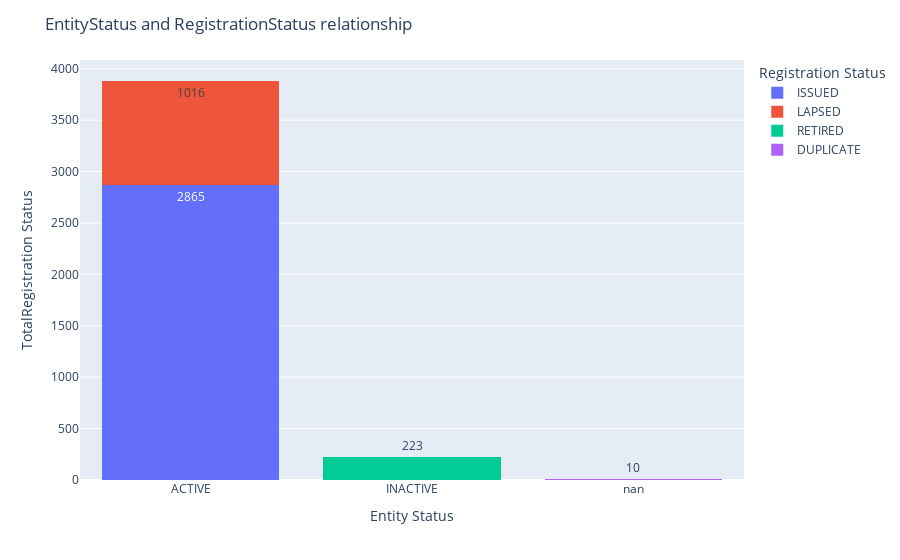

This figure's notebook cell:
### Markdown cell above
**Entity.EntityStatus:**

ACTIVE - As of the last report or update, the Legal Entity reported that it was legally registered and operating.

INACTIVE - It has been determined that the Entity that was assigned the LEI is no longer legally registered and/or operating, whether as a result of business closure, acquisition by or merger with another (or new) Entity, or determination of illegitimacy.

new NULL - The entity status is not applicable.

**Registration.RegistrationStatus**

PENDING_VALIDATION - An application for an LEI that has been submitted and which is being processed and validated

ISSUED - An LEI Registration that has been validated and issued, and which identifies an Entity that was an operating Legal Entity as of the last update

DUPLICATE - An LEI Registration that has been determined to be a duplicate registration of the same Legal Entity as another LEI Registration; the DUPLICATE status is assigned to the non-surviving registration (i.e. the LEI that should no longer be used)

LAPSED - An LEI registration that has not been renewed by the NextRenewalDate and is not known by public sources to have ceased operation

deprecated MERGED - An LEI registration for an Entity that has been merged into another Legal Entity, such that this Legal Entity no longer exists as an operating Entity

RETIRED - An LEI registration for an Entity that has ceased operation, without having been merged into another Entity

ANNULLED - An LEI registration that was marked as erroneous or invalid after it was issued

CANCELLED - An LEI registration that was abandoned prior to issuance of an LEI
TRANSFERRED - An LEI registration that has been transferred to a different LOU as the managing LOU

PENDING_TRANSFER - An LEI registration that has been requested to be transferred to another LOU. The request is being processed at the sending LOU

PENDING_ARCHIVAL - An LEI registration is about to be transferred to a different LOU, after which its registration status will revert to a non-pending status

### Code cell
fig = px.histogram(data_frame=plc_gb,
                    x='Entity.EntityStatus', 
                    color='Registration.RegistrationStatus',
                    text_auto=True,
                    barmode='stack',
                    histfunc='count')

fig.update_layout(title = 'EntityStatus and RegistrationStatus relationship',
                  xaxis_title="Entity Status",
                  yaxis_title="TotalRegistration Status", 
                  legend_title='Registration Status')
fig.show()

### Figure 1 — Plotly figure (JSON) as saved in the notebook; plotly's stock layout.template omitted (floating-point values rounded to 4 significant figures; data arrays with more than 128 entries replaced by an {"elided": "..."} marker saying what was removed)
{"data": [{"alignmentgroup": "True", "bingroup": "x", "histfunc": "count", "hovertemplate": "Registration.RegistrationStatus=ISSUED<br>Entity.EntityStatus=%{x}<br>count=%{y}<extra></extra>", "legendgroup": "ISSUED", "marker": {"color": "#636efa", "pattern": {"shape": ""}}, "name": "ISSUED", "offsetgroup": "ISSUED", "orientation": "v", "showlegend": true, "texttemplate": "%{value}", "type": "histogram", "x": {"elided": "2865 str values"}, "xaxis": "x", "yaxis": "y"}, {"alignmentgroup": "True", "bingroup": "x", "histfunc": "count", "hovertemplate": "Registration.RegistrationStatus=LAPSED<br>Entity.EntityStatus=%{x}<br>count=%{y}<extra></extra>", "legendgroup": "LAPSED", "marker": {"color": "#EF553B", "pattern": {"shape": ""}}, "name": "LAPSED", "offsetgroup": "LAPSED", "orientation": "v", "showlegend": true, "texttemplate": "%{value}", "type": "histogram", "x": {"elided": "1016 str values"}, "xaxis": "x", "yaxis": "y"}, {"alignmentgroup": "True", "bingroup": "x", "histfunc": "count", "hovertemplate": "Registration.RegistrationStatus=RETIRED<br>Entity.EntityStatus=%{x}<br>count=%{y}<extra></extra>", "legendgroup": "RETIRED", "marker": {"color": "#00cc96", "pattern": {"shape": ""}}, "name": "RETIRED", "offsetgroup": "RETIRED", "orientation": "v", "showlegend": true, "texttemplate": "%{value}", "type": "histogram", "x": {"elided": "223 str values"}, "xaxis": "x", "yaxis": "y"}, {"alignmentgroup": "True", "bingroup": "x", "histfunc": "count", "hovertemplate": "Registration.RegistrationStatus=DUPLICATE<br>Entity.EntityStatus=%{x}<br>count=%{y}<extra></extra>", "legendgroup": "DUPLICATE", "marker": {"color": "#ab63fa", "pattern": {"shape": ""}}, "name": "DUPLICATE", "offsetgroup": "DUPLICATE", "orientation": "v", "showlegend": true, "texttemplate": "%{value}", "type": "histogram", "x": ["nan", "nan", "nan", "nan", "nan", "nan", "nan", "nan", "nan", "nan"], "xaxis": "x", "yaxis": "y"}], "layout": {"barmode": "stack", "legend": {"title": {"text": "Registration Status"}, "tracegroupgap": 0}, "margin": {"t": 60}, "title": {"text": "EntityStatus and RegistrationStatus relationship"}, "xaxis": {"anchor": "y", "domain": [0, 1], "title": {"text": "Entity Status"}}, "yaxis": {"anchor": "x", "domain": [0, 1], "title": {"text": "TotalRegistration Status"}}}}
